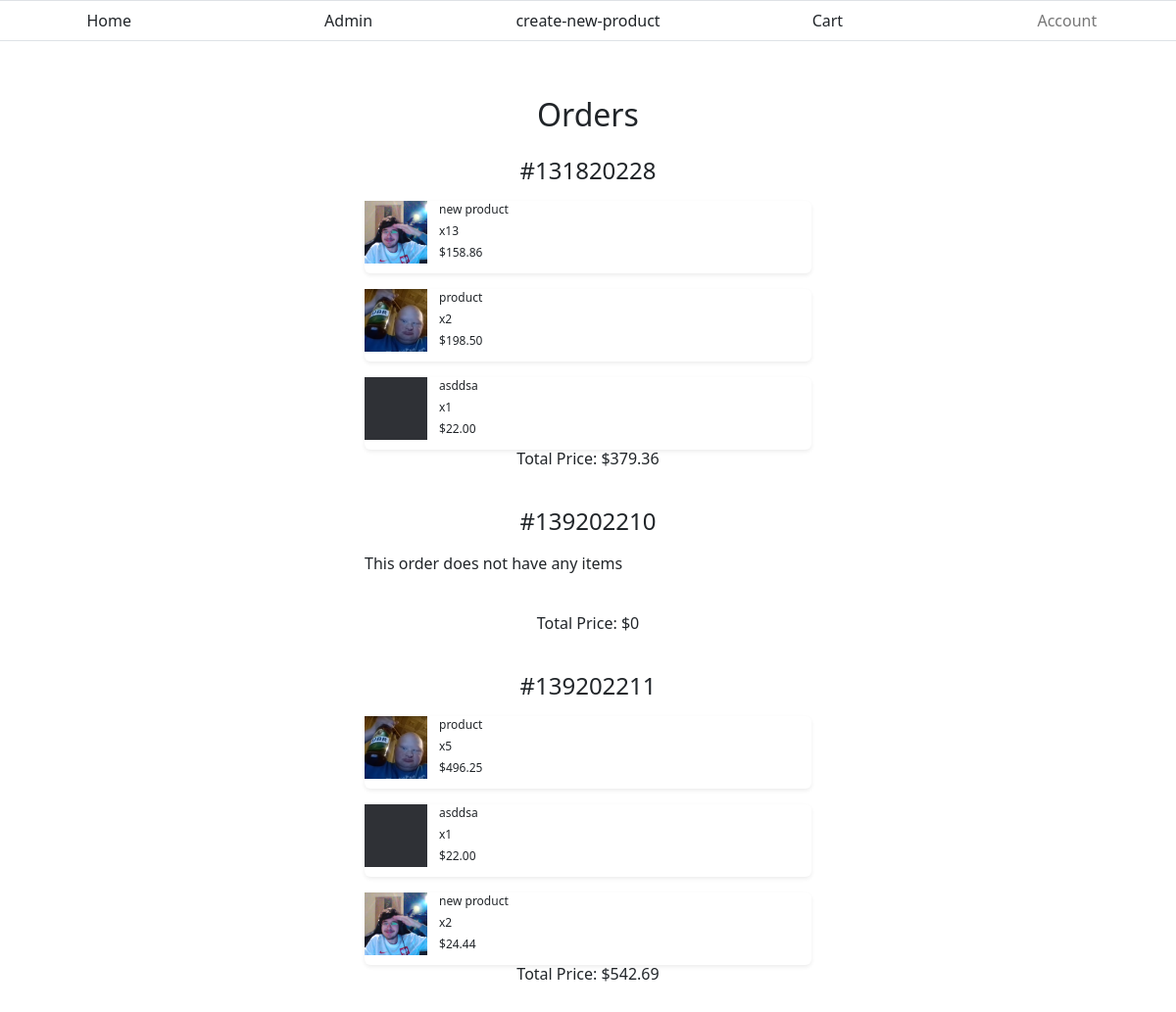
/orders/ (signed in), run on an earlier commit of the app's database.
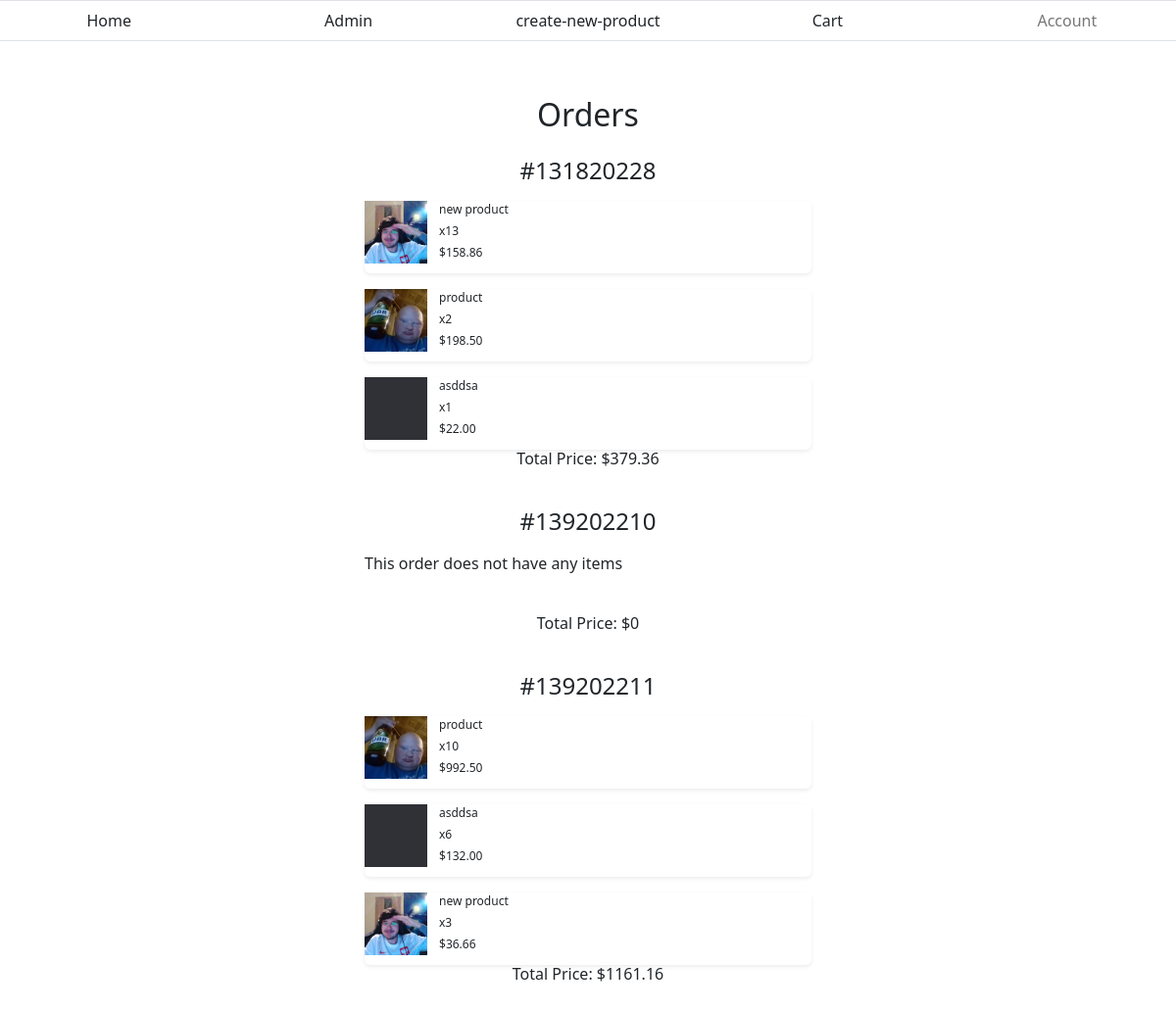
And on a later commit of the database.
### Ecommerce/models.py (models this page shows, shortened)
class OrderItem(models.Model):
	order = models.ForeignKey(Order, on_delete=models.CASCADE)
	item = models.ForeignKey(Product, on_delete=models.CASCADE)
	quantity = models.IntegerField()
	def get_total_price(self):
		price = self.item.price * self.quantity
		return price

class Product(models.Model):
	name = models.CharField(max_length=200)
	category = models.ForeignKey(Category, on_delete=models.CASCADE)
	availability = models.IntegerField()
	price = models.DecimalField(max_digits=5, decimal_places=2)
	def get_image_url(self):
		return Photo.objects.get(product=self).file.url

class Order(models.Model):
	user = models.ForeignKey(Account, on_delete=models.CASCADE)
	is_active = models.BooleanField(default=True) # if can be editted by user
	created = models.DateTimeField(auto_now_add=True)
	made = models.BooleanField(default=False) # if has been made by user
	paid = models.BooleanField(default=False) # if has beed paid by user
	complete = models.BooleanField(default=False) # if has been completed by admin/service
	def getID(self):
		return ("#{}{}{}{}{}".format(self.user.id, self.created.day, self.created.month, self.created.year, self.id))
	def getItems(self):
		return OrderItem.objects.filter(order=self)
	def getTotal(self):
		total = 0
		items = self.getItems()
		for item in items:
			total += item.get_total_price()
		return total

class Photo(models.Model):
	file = models.ImageField(upload_to=getImageURL, default="static/default.png")
	uploaded = models.DateTimeField(auto_now_add=True)
	product = models.ForeignKey(Product, on_delete=models.CASCADE, null=True, blank=True)

### Account/models.py (models this page shows, shortened)
class Account(AbstractBaseUser):
	email = models.EmailField( unique=True, max_length=60)
	username = models.CharField(max_length=60, unique=True)
	date_joined = models.DateTimeField(auto_now_add=True)
	last_login = models.DateTimeField(auto_now=True)
	is_admin = models.BooleanField(default=False)
	is_active = models.BooleanField(default=True)
	is_staff = models.BooleanField(default=False)
	is_superuser = models.BooleanField(default=False)
	USERNAME_FIELD= 'email'
	REQUIRED_FIELDS = ['username']
	objects = MyAccountManager()
	profile_picture = models.ImageField(upload_to=getImageURL, default="media/static/profile_pics/default.png")

### Ecommerce/views.py (the view)
# urls.py: path('orders/', OrderListView, name="order-list"),
@login_required
def OrderListView(request):
	context = {}
	user = request.user
	orders = Order.objects.filter(user=user)
	context['orders'] = orders
	return render(request, "Ecommerce/orders.html", context)

### Ecommerce/templates/Ecommerce/orders.html (shortened to what this page needs)
{% extends 'base.html' %}
{% block content %}
	<div class="user-data ">
		<div class="title">
			<h2>Orders</h2>
		</div>
		{% for order in orders %}
			<div class="order">
				<div class="order-side"></div>
				<div class="order-main">
					<div class="order-title">
						<h2>{{order.getID}}</h2>
					</div>
					{% if order.getItems %}
						{% for item in order.getItems %}
							<div class="order-item shadow-sm bg-white rounded">
								<div class="order-item-img">
									<img src="{{item.item.get_image_url}}">
								</div>
								<div class="order-item-data">
									<div class="data-part">
										<p>{{item.item.name}}</p>
									</div >
									<div class="data-part">
										<p>x{{item.quantity}}</p>
									</div>
									<div class="data-part">
										<p>${{item.get_total_price}}</p>
									</div>
								</div>
							</div>
						{% endfor %}
					{% else %}
						<div class="order-item">
							<p>This order does not have any items</p>
						</div>
					{% endif %}
					<div class="order-total">
						<h3>Total Price: ${{order.getTotal}}</h3>
					</div>
				</div>
				<div class="order-side"></div>
			</div>
		{% endfor %}
	</div>
{% endblock content %}

What changed in the data, as far as the page shows it:
changed through a linked row, Order (number 3 of 3 on the later page): getTotal "542.69" → "1161.16"
changed OrderItem (number 4 of 6 on the later page): quantity "5" → "10"; get_total_price "496.25" → "992.50"
changed OrderItem (number 5 of 6 on the later page): quantity "1" → "6"; get_total_price "22.00" → "132.00"
changed OrderItem (number 6 of 6 on the later page): quantity "2" → "3"; get_total_price "24.44" → "36.66"
